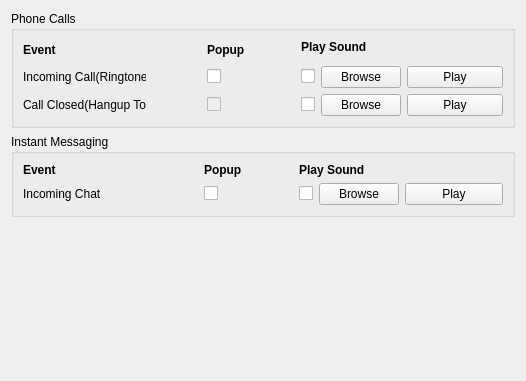
<?xml version="1.0" encoding="UTF-8"?>
<ui version="4.0">
 <class>EventsSettings</class>
 <widget class="QWidget" name="EventsSettings">
  <property name="geometry">
   <rect>
    <x>0</x>
    <y>0</y>
    <width>526</width>
    <height>381</height>
   </rect>
  </property>
  <layout class="QGridLayout" name="gridLayout_5">
   <item row="0" column="0">
    <widget class="QGroupBox" name="groupBoxPhoneCalls">
     <property name="title">
      <string>Phone Calls</string>
     </property>
     <property name="checkable">
      <bool>false</bool>
     </property>
     <layout class="QGridLayout" name="gridLayout_2">
      <item row="0" column="0">
       <layout class="QGridLayout" name="gridLayout">
        <item row="0" column="0" rowspan="2">
         <widget class="QLabel" name="label">
          <property name="font">
           <font>
            <weight>75</weight>
            <bold>true</bold>
           </font>
          </property>
          <property name="text">
           <string>Event</string>
          </property>
         </widget>
        </item>
        <item row="0" column="3" rowspan="2">
         <widget class="QLabel" name="label_2">
          <property name="font">
           <font>
            <weight>75</weight>
            <bold>true</bold>
           </font>
          </property>
          <property name="text">
           <string>Popup</string>
          </property>
         </widget>
        </item>
        <item row="0" column="5" colspan="2">
         <widget class="QLabel" name="label_3">
          <property name="font">
           <font>
            <weight>75</weight>
            <bold>true</bold>
           </font>
          </property>
          <property name="text">
           <string>Play Sound</string>
          </property>
         </widget>
        </item>
        <item row="0" column="7">
         <spacer name="horizontalSpacer">
          <property name="orientation">
           <enum>Qt::Horizontal</enum>
          </property>
          <property name="sizeHint" stdset="0">
           <size>
            <width>98</width>
            <height>13</height>
           </size>
          </property>
         </spacer>
        </item>
        <item row="1" column="1" rowspan="2" colspan="2">
         <spacer name="horizontalSpacer_3">
          <property name="orientation">
           <enum>Qt::Horizontal</enum>
          </property>
          <property name="sizeHint" stdset="0">
           <size>
            <width>51</width>
            <height>20</height>
           </size>
          </property>
         </spacer>
        </item>
        <item row="1" column="4" rowspan="2">
         <spacer name="horizontalSpacer_2">
          <property name="orientation">
           <enum>Qt::Horizontal</enum>
          </property>
          <property name="sizeHint" stdset="0">
           <size>
            <width>51</width>
            <height>20</height>
           </size>
          </property>
         </spacer>
        </item>
        <item row="2" column="0">
         <widget class="QLabel" name="label_4">
          <property name="minimumSize">
           <size>
            <width>123</width>
            <height>0</height>
           </size>
          </property>
          <property name="maximumSize">
           <size>
            <width>123</width>
            <height>16777215</height>
           </size>
          </property>
          <property name="text">
           <string>Incoming Call(Ringtone)</string>
          </property>
         </widget>
        </item>
        <item row="2" column="3">
         <widget class="QCheckBox" name="chkIncomingCallPopup">
          <property name="text">
           <string/>
          </property>
         </widget>
        </item>
        <item row="2" column="5">
         <widget class="QCheckBox" name="chkIncomingCallFileName">
          <property name="text">
           <string/>
          </property>
          <property name="checkable">
           <bool>true</bool>
          </property>
          <property name="tristate">
           <bool>false</bool>
          </property>
         </widget>
        </item>
        <item row="2" column="6">
         <widget class="QPushButton" name="browseButtonIncomingCall">
          <property name="toolTip">
           <string>Find a sound file</string>
          </property>
          <property name="text">
           <string>Browse</string>
          </property>
          <property name="icon">
           <iconset>
            <normaloff/>
           </iconset>
          </property>
         </widget>
        </item>
        <item row="2" column="7">
         <widget class="QPushButton" name="playButtonIncomingCall">
          <property name="toolTip">
           <string>Play sound file</string>
          </property>
          <property name="text">
           <string>Play</string>
          </property>
         </widget>
        </item>
        <item row="3" column="0" colspan="2">
         <widget class="QLabel" name="label_5">
          <property name="minimumSize">
           <size>
            <width>123</width>
            <height>0</height>
           </size>
          </property>
          <property name="maximumSize">
           <size>
            <width>123</width>
            <height>16777215</height>
           </size>
          </property>
          <property name="text">
           <string>Call Closed(Hangup Tone)</string>
          </property>
         </widget>
        </item>
        <item row="3" column="2">
         <spacer name="horizontalSpacer_5">
          <property name="orientation">
           <enum>Qt::Horizontal</enum>
          </property>
          <property name="sizeHint" stdset="0">
           <size>
            <width>38</width>
            <height>20</height>
           </size>
          </property>
         </spacer>
        </item>
        <item row="3" column="3">
         <widget class="QCheckBox" name="chkCallClosePopup">
          <property name="enabled">
           <bool>false</bool>
          </property>
          <property name="text">
           <string/>
          </property>
         </widget>
        </item>
        <item row="3" column="4">
         <spacer name="horizontalSpacer_4">
          <property name="orientation">
           <enum>Qt::Horizontal</enum>
          </property>
          <property name="sizeHint" stdset="0">
           <size>
            <width>51</width>
            <height>20</height>
           </size>
          </property>
         </spacer>
        </item>
        <item row="3" column="5">
         <widget class="QCheckBox" name="chkCallClosedFileName">
          <property name="text">
           <string/>
          </property>
          <property name="checkable">
           <bool>true</bool>
          </property>
          <property name="tristate">
           <bool>false</bool>
          </property>
         </widget>
        </item>
        <item row="3" column="6">
         <widget class="QPushButton" name="browseButtonCallClose">
          <property name="toolTip">
           <string>Find a sound file</string>
          </property>
          <property name="text">
           <string>Browse</string>
          </property>
          <property name="icon">
           <iconset>
            <normaloff/>
           </iconset>
          </property>
         </widget>
        </item>
        <item row="3" column="7">
         <widget class="QPushButton" name="playButtonCallClose">
          <property name="toolTip">
           <string>Play sound file</string>
          </property>
          <property name="text">
           <string>Play</string>
          </property>
         </widget>
        </item>
       </layout>
      </item>
     </layout>
    </widget>
   </item>
   <item row="1" column="0">
    <widget class="QGroupBox" name="groupBoxInstantMessaging">
     <property name="title">
      <string>Instant Messaging</string>
     </property>
     <property name="checkable">
      <bool>false</bool>
     </property>
     <layout class="QGridLayout" name="gridLayout_4">
      <item row="0" column="0">
       <layout class="QGridLayout" name="gridLayout_3">
        <item row="0" column="0">
         <widget class="QLabel" name="label_6">
          <property name="font">
           <font>
            <weight>75</weight>
            <bold>true</bold>
           </font>
          </property>
          <property name="text">
           <string>Event</string>
          </property>
         </widget>
        </item>
        <item row="0" column="2">
         <widget class="QLabel" name="label_7">
          <property name="font">
           <font>
            <weight>75</weight>
            <bold>true</bold>
           </font>
          </property>
          <property name="text">
           <string>Popup</string>
          </property>
         </widget>
        </item>
        <item row="0" column="4" colspan="2">
         <widget class="QLabel" name="label_8">
          <property name="font">
           <font>
            <weight>75</weight>
            <bold>true</bold>
           </font>
          </property>
          <property name="text">
           <string>Play Sound</string>
          </property>
         </widget>
        </item>
        <item row="0" column="6">
         <spacer name="horizontalSpacer_6">
          <property name="orientation">
           <enum>Qt::Horizontal</enum>
          </property>
          <property name="sizeHint" stdset="0">
           <size>
            <width>98</width>
            <height>13</height>
           </size>
          </property>
         </spacer>
        </item>
        <item row="1" column="0">
         <widget class="QLabel" name="label_9">
          <property name="minimumSize">
           <size>
            <width>123</width>
            <height>0</height>
           </size>
          </property>
          <property name="maximumSize">
           <size>
            <width>123</width>
            <height>16777215</height>
           </size>
          </property>
          <property name="text">
           <string>Incoming Chat</string>
          </property>
         </widget>
        </item>
        <item row="1" column="1">
         <spacer name="horizontalSpacer_7">
          <property name="orientation">
           <enum>Qt::Horizontal</enum>
          </property>
          <property name="sizeHint" stdset="0">
           <size>
            <width>51</width>
            <height>20</height>
           </size>
          </property>
         </spacer>
        </item>
        <item row="1" column="2">
         <widget class="QCheckBox" name="chkIncomingChatPopup">
          <property name="text">
           <string/>
          </property>
         </widget>
        </item>
        <item row="1" column="3">
         <spacer name="horizontalSpacer_8">
          <property name="orientation">
           <enum>Qt::Horizontal</enum>
          </property>
          <property name="sizeHint" stdset="0">
           <size>
            <width>51</width>
            <height>20</height>
           </size>
          </property>
         </spacer>
        </item>
        <item row="1" column="4">
         <widget class="QCheckBox" name="chkIncomingChatFileName">
          <property name="text">
           <string/>
          </property>
          <property name="checkable">
           <bool>true</bool>
          </property>
          <property name="tristate">
           <bool>false</bool>
          </property>
         </widget>
        </item>
        <item row="1" column="5">
         <widget class="QPushButton" name="browseButtonIncomingChat">
          <property name="toolTip">
           <string>Find a sound file</string>
          </property>
          <property name="text">
           <string>Browse</string>
          </property>
          <property name="icon">
           <iconset>
            <normaloff/>
           </iconset>
          </property>
         </widget>
        </item>
        <item row="1" column="6">
         <widget class="QPushButton" name="playButtonIncomingChat">
          <property name="toolTip">
           <string>Play sound file</string>
          </property>
          <property name="text">
           <string>Play</string>
          </property>
         </widget>
        </item>
       </layout>
      </item>
     </layout>
    </widget>
   </item>
   <item row="2" column="0">
    <spacer name="verticalSpacer">
     <property name="orientation">
      <enum>Qt::Vertical</enum>
     </property>
     <property name="sizeHint" stdset="0">
      <size>
       <width>20</width>
       <height>100</height>
      </size>
     </property>
    </spacer>
   </item>
  </layout>
 </widget>
 <resources>
  <include location="../../../../resources/wengophone.qrc"/>
 </resources>
 <connections/>
</ui>
